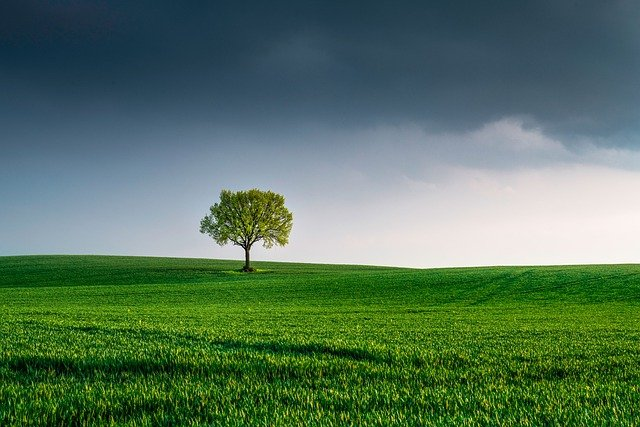
#> input picture Python/tree.jpg, 640 x 427 px, found by its file name
$ python 7_draw_arrow.py
#> lines starting #> are read from the running program, lines starting #| are printed output that depends on the picture
import cv2
img = cv2.imread("python/tree.jpg")
#> img is the input picture: shape (427, 640, 3); mean B, G, R 93.8, 116.7, 86.9
cv2.arrowedLine(img, (250, 90), (250, 170), (0, 0, 255), 5)
cv2.line(img, (450, 40), (450, 370), (155, 0, 0), 5)
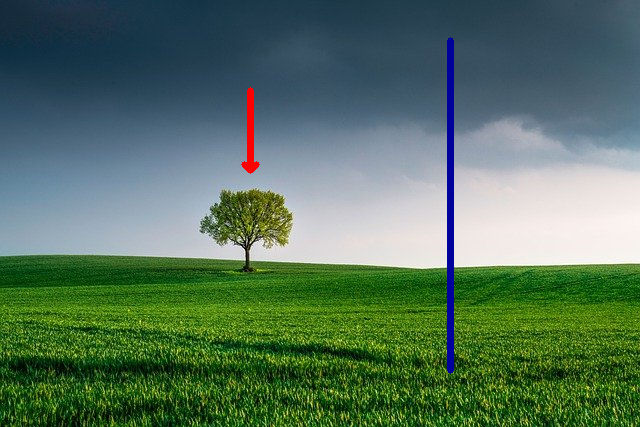
#> img: shape (427, 640, 3); mean B, G, R 93.7, 115.2, 86.3
cv2.imshow("Arrow", img)
cv2.waitKey(0)
cv2.destroyAllWindows()
